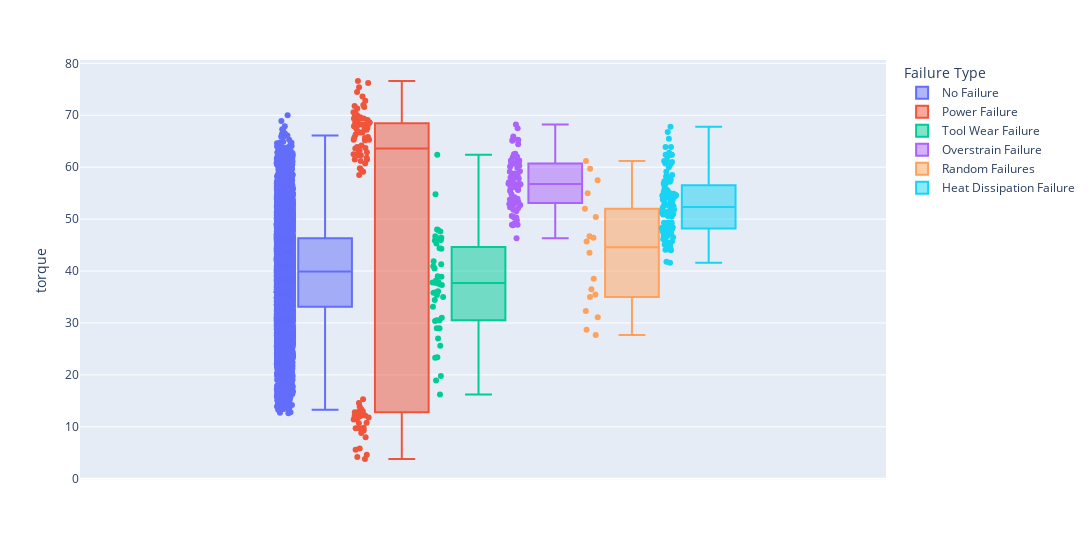

Source (notebook cell):
### Code cell
create_histogram('torque')

### Figure 1 — Plotly figure (JSON) as saved in the notebook; plotly's stock layout.template omitted (floating-point values rounded to 4 significant figures; data arrays with more than 128 entries replaced by an {"elided": "..."} marker saying what was removed)
{"data": [{"alignmentgroup": "True", "boxpoints": "all", "hovertemplate": "Failure Type=No Failure<br>torque=%{y}<extra></extra>", "legendgroup": "No Failure", "marker": {"color": "#636efa"}, "name": "No Failure", "notched": false, "offsetgroup": "No Failure", "orientation": "v", "showlegend": true, "type": "box", "x0": " ", "xaxis": "x", "y": {"elided": "9652 float values"}, "y0": " ", "yaxis": "y"}, {"alignmentgroup": "True", "boxpoints": "all", "hovertemplate": "Failure Type=Power Failure<br>torque=%{y}<extra></extra>", "legendgroup": "Power Failure", "marker": {"color": "#EF553B"}, "name": "Power Failure", "notched": false, "offsetgroup": "Power Failure", "orientation": "v", "showlegend": true, "type": "box", "x0": " ", "xaxis": "x", "y": [4.6, 65.7, 62.3, 10.7, 60.7, 63.9, 12.8, 61.5, 4.2, 71.6, 5.6, 76.2, 14.6, 68.3, 9.3, 62.3, 69, 69.1, 15.3, 74.5, 8.8, 58.5, 69.4, 3.8, 67.3, 12.8, 66.3, 69.4, 13, 62.9, 63.6, 68.2, 67.5, 63.2, 72.8, 12.8, 8, 12, 11.8, 67.6, 9.7, 59.8, 66.7, 59.2, 12.1, 68.6, 68, 13.9, 5.8, 68.2, 62.7, 66.8, 10.8, 11.4, 69.4, 70.6, 13, 11.4, 68.6, 9.8, 70.5, 68.5, 71.3, 61.5, 70, 65.3, 65.3, 67.9, 61.2, 73.6, 63.7, 65.8, 65.6, 12.2, 67.2, 13.4, 12.2, 61.8, 69.6, 12.5, 65.2, 71.8, 76.6, 59.1, 9.7, 68.6, 69.7, 12.1, 72, 59.6, 75.4, 64.2, 62.5, 66.7, 68.2], "y0": " ", "yaxis": "y"}, {"alignmentgroup": "True", "boxpoints": "all", "hovertemplate": "Failure Type=Tool Wear Failure<br>torque=%{y}<extra></extra>", "legendgroup": "Tool Wear Failure", "marker": {"color": "#00cc96"}, "name": "Tool Wear Failure", "notched": false, "offsetgroup": "Tool Wear Failure", "orientation": "v", "showlegend": true, "type": "box", "x0": " ", "xaxis": "x", "y": [41.3, 35.8, 37.7, 36.1, 31, 38.2, 23.4, 37.5, 41.9, 47.6, 19.8, 39, 46.4, 37.3, 34.4, 29, 30.4, 45.3, 40.9, 46, 35.9, 35, 48, 54.8, 30.5, 37.9, 37.8, 45.9, 46.7, 44.3, 30.5, 29, 38.9, 18.9, 47.9, 33.1, 27, 46.3, 40.5, 44.4, 62.4, 35.4, 25.6, 23.3, 16.2], "y0": " ", "yaxis": "y"}, {"alignmentgroup": "True", "boxpoints": "all", "hovertemplate": "Failure Type=Overstrain Failure<br>torque=%{y}<extra></extra>", "legendgroup": "Overstrain Failure", "marker": {"color": "#ab63fa"}, "name": "Overstrain Failure", "notched": false, "offsetgroup": "Overstrain Failure", "orientation": "v", "showlegend": true, "type": "box", "x0": " ", "xaxis": "x", "y": [60.7, 52.3, 58.8, 56.8, 56.2, 56.7, 49.8, 62, 55.6, 56.4, 61.2, 57.1, 52.5, 49.1, 53.8, 53.3, 61, 52.9, 61, 58.8, 53.6, 50.4, 53.6, 48.9, 60.7, 65.1, 51.5, 54.2, 56.8, 62.6, 57.8, 53.1, 65.3, 68.2, 60.3, 50.3, 55.7, 53, 56.8, 58.7, 62.5, 59.9, 53.8, 46.3, 52.1, 56.2, 59.1, 64.4, 58, 57.3, 65.3, 51.8, 52.9, 60.3, 60.1, 61.3, 67.5, 58.4, 57.9, 59.2, 57.1, 50.2, 65.2, 53.9, 65.9, 50.6, 61.3, 52.7, 53.9, 55.4, 55.7, 56.3, 61.9, 48.8, 54.8, 48.9, 60.9, 56.1], "y0": " ", "yaxis": "y"}, {"alignmentgroup": "True", "boxpoints": "all", "hovertemplate": "Failure Type=Random Failures<br>torque=%{y}<extra></extra>", "legendgroup": "Random Failures", "marker": {"color": "#FFA15A"}, "name": "Random Failures", "notched": false, "offsetgroup": "Random Failures", "orientation": "v", "showlegend": true, "type": "box", "x0": " ", "xaxis": "x", "y": [46.4, 45.7, 31.1, 35.5, 50.4, 27.7, 32.3, 61.2, 35, 55, 36.5, 59.7, 28.7, 57.5, 38.5, 52, 43.5, 46.7], "y0": " ", "yaxis": "y"}, {"alignmentgroup": "True", "boxpoints": "all", "hovertemplate": "Failure Type=Heat Dissipation Failure<br>torque=%{y}<extra></extra>", "legendgroup": "Heat Dissipation Failure", "marker": {"color": "#19d3f3"}, "name": "Heat Dissipation Failure", "notched": false, "offsetgroup": "Heat Dissipation Failure", "orientation": "v", "showlegend": true, "type": "box", "x0": " ", "xaxis": "x", "y": [62.4, 46.8, 47.3, 49.3, 44, 59.1, 48.4, 62.4, 58, 58.2, 54.9, 51.7, 45.1, 46.3, 47.8, 62.8, 57.4, 61.2, 48, 55.6, 44.4, 60.6, 47.5, 51.5, 49.2, 46.1, 54.8, 53.2, 48.4, 52.8, 49.3, 60, 56.9, 55.5, 48.6, 60.7, 52, 45.4, 48.5, 61, 49, 63.9, 50.5, 55.8, 48.2, 57.3, 48.2, 57.6, 65.5, 45.1, 51.6, 50.9, 45.5, 58.5, 54.6, 62.4, 48.9, 52.7, 50.6, 51.2, 54.3, 67.8, 41.8, 55.2, 57.2, 54, 62.4, 45.7, 52.5, 45.1, 55.1, 51.2, 47.5, 55, 52.2, 48.2, 47.6, 44.2, 54.3, 56.2, 53.6, 52.6, 51, 53.7, 54.6, 54.2, 51.1, 48.1, 54, 47.3, 66.8, 56.8, 44.1, 50.9, 47, 61, 45.1, 58.2, 53.8, 46.7, 51.3, 46.5, 52.7, 52.9, 49.3, 54.6, 54.5, 41.6, 62, 63.9, 50.9, 51.8], "y0": " ", "yaxis": "y"}], "layout": {"boxmode": "group", "legend": {"title": {"text": "Failure Type"}, "tracegroupgap": 0}, "margin": {"t": 60}, "width": 1200, "xaxis": {"anchor": "y", "domain": [0, 1]}, "yaxis": {"anchor": "x", "domain": [0, 1], "title": {"text": "torque"}}}}
